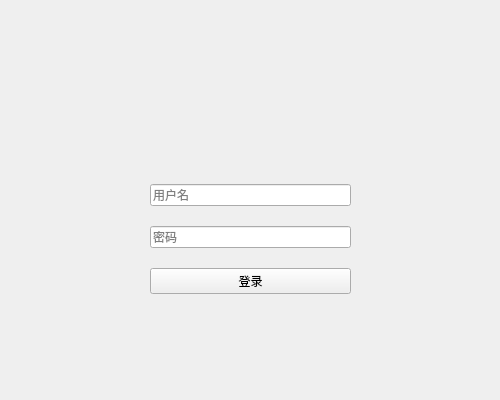
<?xml version="1.0" encoding="UTF-8"?>
<ui version="4.0">
 <class>Form</class>
 <widget class="QWidget" name="Form">
  <property name="geometry">
   <rect>
    <x>0</x>
    <y>0</y>
    <width>500</width>
    <height>400</height>
   </rect>
  </property>
  <property name="sizePolicy">
   <sizepolicy hsizetype="Fixed" vsizetype="Fixed">
    <horstretch>0</horstretch>
    <verstretch>0</verstretch>
   </sizepolicy>
  </property>
  <property name="maximumSize">
   <size>
    <width>500</width>
    <height>400</height>
   </size>
  </property>
  <property name="windowTitle">
   <string>登录</string>
  </property>
  <property name="windowIcon">
   <iconset>
    <normaloff>images/log.png</normaloff>images/log.png</iconset>
  </property>
  <widget class="QLabel" name="Login_Icon">
   <property name="geometry">
    <rect>
     <x>220</x>
     <y>60</y>
     <width>50</width>
     <height>50</height>
    </rect>
   </property>
   <property name="sizePolicy">
    <sizepolicy hsizetype="Fixed" vsizetype="Fixed">
     <horstretch>0</horstretch>
     <verstretch>0</verstretch>
    </sizepolicy>
   </property>
   <property name="minimumSize">
    <size>
     <width>50</width>
     <height>50</height>
    </size>
   </property>
   <property name="maximumSize">
    <size>
     <width>50</width>
     <height>50</height>
    </size>
   </property>
   <property name="text">
    <string/>
   </property>
   <property name="pixmap">
    <pixmap>images/log.png</pixmap>
   </property>
   <property name="scaledContents">
    <bool>true</bool>
   </property>
  </widget>
  <widget class="QWidget" name="">
   <property name="geometry">
    <rect>
     <x>150</x>
     <y>170</y>
     <width>201</width>
     <height>141</height>
    </rect>
   </property>
   <layout class="QVBoxLayout" name="verticalLayout">
    <item>
     <widget class="QLineEdit" name="pwd">
      <property name="placeholderText">
       <string>用户名</string>
      </property>
     </widget>
    </item>
    <item>
     <widget class="QLineEdit" name="usr">
      <property name="echoMode">
       <enum>QLineEdit::Password</enum>
      </property>
      <property name="placeholderText">
       <string>密码</string>
      </property>
     </widget>
    </item>
    <item>
     <widget class="QPushButton" name="btn_lg">
      <property name="text">
       <string>登录</string>
      </property>
     </widget>
    </item>
   </layout>
  </widget>
 </widget>
 <resources/>
 <connections/>
</ui>
